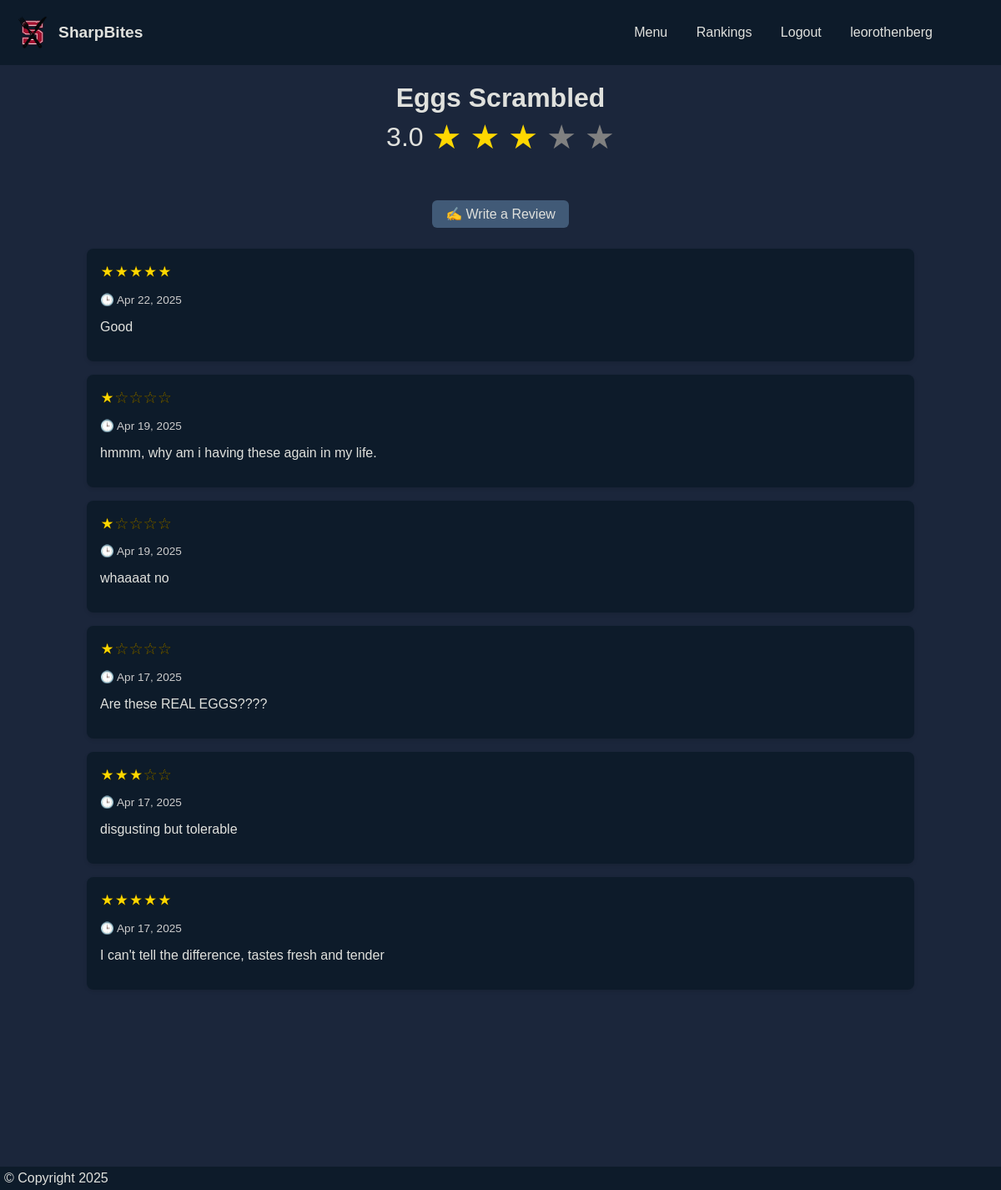
Screenshot of /reviews/Eggs Scrambled (signed in) with the database file from the repository.
### models.py (models this page shows, shortened)
class Dish(db.Model):
    id = db.Column(db.Integer, primary_key=True)
    name = db.Column(db.String(255), nullable=False)
    description = db.Column(db.Text)
    location = db.Column(db.String(100), nullable=False) # eg: world of flavor
    rating = db.Column(db.Float)  # Average rating
    daily_rating = db.Column(db.Float)  # Average rating for today only
    time = db.Column(db.String(50), nullable=False)  # breakfast, lunch, dinner
    properties = db.Column(db.String(255))  # comma-separated: vegan, gluten free, etc.
    itemtoday = db.Column(db.Boolean, default=False)  # Whether it's on today's menu
    reviews = db.relationship("Review", backref="dish", cascade="all, delete-orphan", lazy=True)

class Review(db.Model):
    id = db.Column(db.Integer, primary_key=True)
    dish_id = db.Column(db.Integer, db.ForeignKey('dish.id'), nullable=False)
    rating = db.Column(db.Float, nullable=False)
    content = db.Column(db.Text)
    date = db.Column(db.Date, default=date.today)
    author_id = db.Column(db.Integer, db.ForeignKey('user.id'), nullable=False)

### app.py (the view)
@app.route('/reviews/<food_name>')
def reviews(food_name):
    dish = Dish.query.filter_by(name=food_name).first()
    if not dish:
        return render_template("reviews.html", food=food_name, reviews=[], dish=None)
    reviews = Review.query.filter_by(dish_id=dish.id).order_by(desc(Review.date)).all()
    return render_template("reviews.html", food=food_name, reviews=reviews, dish=dish)

### app.py (called while the page is built)
@app.template_filter('stars')
def render_stars(rating):
    full = '★' * int(round(rating))
    empty = '☆' * (5 - int(round(rating)))
    return f"{full}{empty}"

### templates/reviews.html (shortened to what this page needs)
{% extends "base.html" %}
{% block head %}
    {{ super() }}
    <link rel="stylesheet" href="{{ url_for('static', filename='styles/reviews.css') }}">
{% endblock %}
{% block content %}
<main>
{% if dish %}
  <h1 id="title">{{ food }}</h1>
  <div id="overview">
    {% if dish.rating is none %}
      <p class="no-rating-msg">No ratings yet</p>
    {% else %}
      <p>{{ dish.rating }}</p>
      {% for i in range(5) %}
        {% if i > dish.rating - 1 %}
          <p id="mainstar" class="stillstars inactive">★</p>
        {% else %}
          <p id="mainstar" class="stillstars active">★</p>
        {% endif %}
      {% endfor %}
    {% endif %}
  </div>
  {% if session.get('user_id') %}
    <div class="write-review-container">
      <a href="{{ url_for('rate', food_name=dish.name) }}" class="btn">✍️ Write a Review</a>
    </div>
  {% endif %}
  {% for review in reviews %}
    {% if review.content != "" %}
      <div class="review-card">
          <span class="rating-stars">{{ review.rating|stars }}</span>
          <p class="review-date">🕒 {{ review.date.strftime('%b %d, %Y') }}</p>
          <p>{{ review.content }}</p>
      </div>
    {% endif %}
  {% endfor %}
{% else %}
  <h2>Sorry, we couldn't find this dish.</h2>
  <p>It may have been removed or never existed.</p>
{% endif %}
</main>
{% endblock %}

### static/styles/base.css (style rules this page uses)
body { background-color: #1B263B; color: #E0E1DD; font-family: "Larsseit",Helvetica,Arial,sans-serif; display: block; overflow-y: scroll; margin:0; overflow-x: hidden; }

### static/styles/reviews.css (style rules this page uses)
#title { text-align: center; margin-bottom: 0; }
.stillstars.active { color: gold; font-size: 1.1rem; }
.stillstars.inactive { color: gray; font-size: 1.1rem; }
#mainstar { margin:0; }
.review-card { width:80vw; background-color: #0D1B2A; border-radius: 8px; margin: auto; margin-bottom: 1rem; padding: 1rem; text-align: left; box-shadow: 0 2px 4px rgba(0,0,0,0.1); }
main { margin-bottom: 20vw; padding:0; }
#overview { display: flex; text-align: center; align-items: center; justify-content: center; font-size: 2rem; }
#overview p { margin:5px; margin-bottom: 5vw; }
#overview .stillstars { font-size: 2.5rem; }
.rating-stars { color: gold; font-size: 1.2rem; -webkit-text-stroke-width: 0.3px; -webkit-text-stroke-color: black; }
.review-date { font-size: 0.85rem; color: #ccc; margin-bottom: 0.5rem; }
.write-review-container { text-align: center; margin-bottom: 2rem; }
.write-review-container .btn { background-color: #415a77; color: #E0E1DD; padding: 0.5rem 1rem; border: none; border-radius: 6px; text-decoration: none; font-weight: 500; transition: background 0.2s ease; }

### rows the page displays
Dish: name "Eggs Scrambled", rating "3.0"
Review: rating|stars "★★★★★", date "Apr 22, 2025", content "Good"
Review: rating|stars "★☆☆☆☆", date "Apr 19, 2025", content "hmmm, why am i having these again in my life."
Review: rating|stars "★☆☆☆☆", date "Apr 19, 2025", content "whaaaat no"
Review: rating|stars "★☆☆☆☆", date "Apr 17, 2025", content "Are these REAL EGGS????"
Review: rating|stars "★★★☆☆", date "Apr 17, 2025", content "disgusting but tolerable"
Review: rating|stars "★★★★★", date "Apr 17, 2025", content "I can't tell the difference, tastes fresh and tender"

### other values shown
{{ session['username'] }} "leorothenberg"
